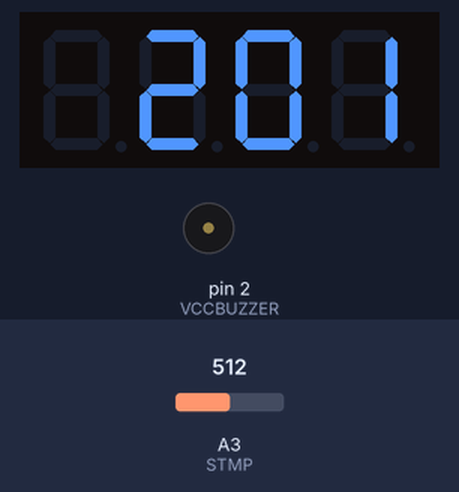
Recording of a sketch running on a simulated Arduino Uno, built with avr-gcc and run on an emulated ATmega328P. Shown: 4-digit seven-segment display, buzzer (waves = sounding, pin HIGH). Inputs (shaded band) come from the test bench; at power-on: A3 (STMP) = 512. Pins used as bus, display or sensor lines are not drawn.

Above: at 1.2 s.
1.3 s: A3 (STMP) set to 106
At 2.2 s:
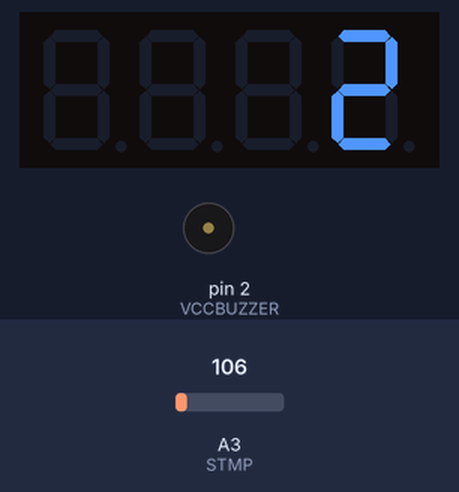
3.0 s: A3 (STMP) set to 91
At 3.9 s:
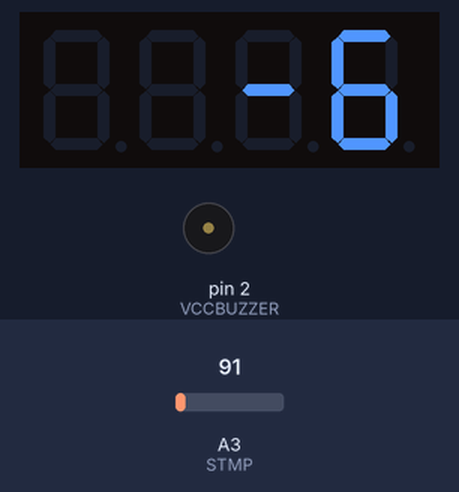
4.5 s: A3 (STMP) set to 122
At 5.8 s:
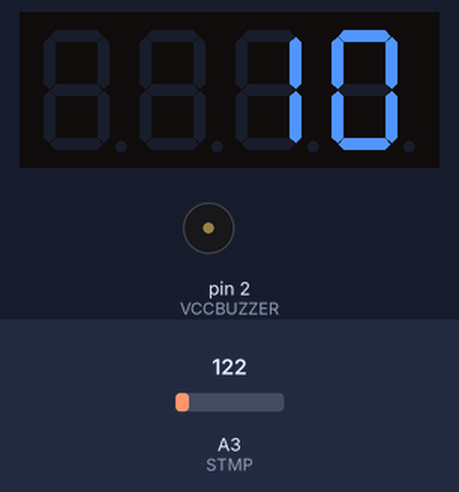
Timing chart, 0 to 7.5 s (numbered marks = the images above; inputs shaded):
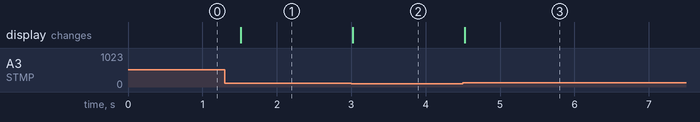

Measured:
- the behaviour switches between 102 and 101 on A3 (STMP) (found by bisection; images 1 and 2)
- after the input at 1.3 s, the display: changes after 0.21 s (image 1)
- after the input at 3.0 s, the display: changes at once (image 2)
- after the input at 4.5 s, the display: changes at once (image 3)

The sketch:

alarme-pour-le-refrigerateur.ino
```cpp
/*
 * bipforrefrigerator.ino
 * © Donkey Kong Informatique
 * This coding as been created and modified by DKI (@AlexandreBouzounie in GitHub https://github.com/AlexandreBouzounie).
 * This coding is in Arduino Web Editor and GitHub depot (https://github.com/AlexandreBouzounie/Alarme-pour-le-refrigerateur/blob/main/bipforrefrigerator.ino).
 * The general depot for Bip for refrigerator is in https://github.com/AlexandreBouzounie/Alarme-pour-le-refrigerateur .
 */

#include <Adafruit_LEDBackpack.h>
#include <Wire.h>

Adafruit_7segment led_display1 = Adafruit_7segment();

const int STMP = A3;
const int VCCBUZZER = 2;
const int VCCTMP = 12;

int c = 0;
int ac = 0;
int tmax = 5;
int tmin = 0;

void setup() {
  led_display1.begin(112);
  pinMode(VCCTMP, OUTPUT);
  pinMode(STMP, INPUT);
  pinMode(VCCBUZZER, OUTPUT);
  digitalWrite(VCCBUZZER, LOW);
  digitalWrite(VCCTMP, HIGH);
}

void loop() {
  maj();
  if (c >= tmax) {
    while (ac < c) {
      digitalWrite(VCCBUZZER, HIGH);
      delay(5);
      digitalWrite(VCCBUZZER, LOW);
      maj();
      delay(495);
      digitalWrite(VCCBUZZER, HIGH);
      delay(5);
      digitalWrite(VCCBUZZER, LOW);
      maj();
      delay(495);
    }

  }
  if (c <= tmin) {
    while (ac > c) {
      digitalWrite(VCCBUZZER, HIGH);
      delay(5);
      digitalWrite(VCCBUZZER, LOW);
      maj();
      delay(245);
      digitalWrite(VCCBUZZER, HIGH);
      delay(5);
      digitalWrite(VCCBUZZER, LOW);
      maj();
      delay(745);
    }

  }
  delay(500);
}

void maj() {
  ac = c;
  c = map(((analogRead(STMP) - 20) * 3.04), 0, 1023, -40, 125);
  led_display1.println(c);
  led_display1.writeDisplay();
}

// End of the file
```
